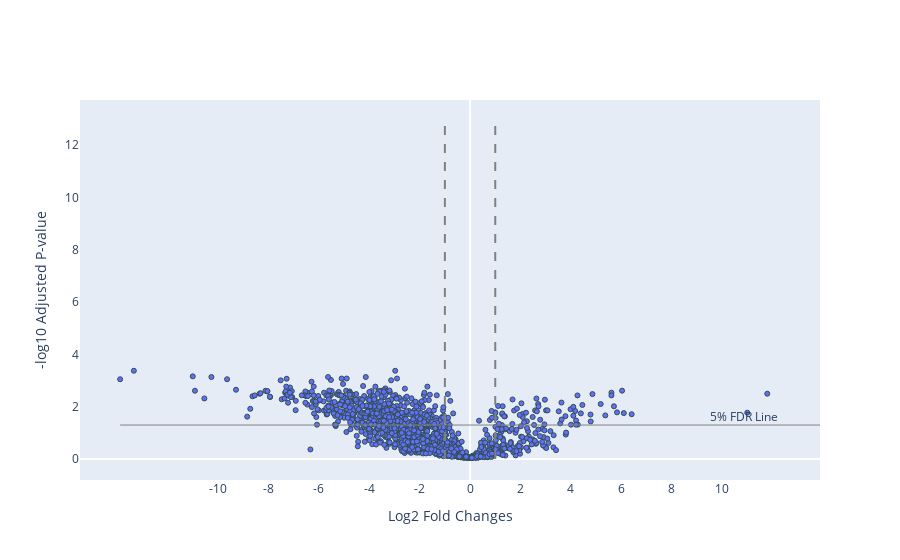

This figure's notebook cell:
### Code cell
volcano_plot(bm1.protein_table)

### Figure 1 — Plotly figure (JSON) as saved in the notebook; plotly's stock layout.template omitted (floating-point values rounded to 4 significant figures; data arrays with more than 128 entries replaced by an {"elided": "..."} marker saying what was removed)
{"data": [{"hovertext": {"elided": "1307 str values"}, "marker": {"line": {"color": "DarkSlateGrey", "width": 1}, "size": 5}, "mode": "markers", "showlegend": false, "type": "scatter", "x": {"elided": "1307 float values"}, "y": {"elided": "1307 float values"}}, {"line": {"color": "gray", "width": 1}, "mode": "lines", "showlegend": false, "type": "scatter", "x": [-13.89, 13.89], "y": [1.301, 1.301]}, {"line": {"color": "gray", "dash": "dash"}, "mode": "lines", "showlegend": false, "type": "scatter", "x": [-1, -1], "y": [0, 13]}, {"line": {"color": "gray", "dash": "dash"}, "mode": "lines", "showlegend": false, "type": "scatter", "x": [1, 1], "y": [0, 13]}, {"mode": "text", "name": "Markers and Text", "showlegend": false, "text": ["5% FDR Line"], "textposition": "bottom center", "type": "scatter", "x": [10.89], "y": [1.801]}], "layout": {"xaxis": {"showgrid": false, "tickmode": "array", "ticktext": [-10, -8, -6, -4, -2, 0, 2, 4, 6, 8, 10], "tickvals": [-10, -8, -6, -4, -2, 0, 2, 4, 6, 8, 10], "title": {"text": "Log2 Fold Changes"}}, "yaxis": {"showgrid": false, "title": {"text": "-log10 Adjusted P-value"}}}}
